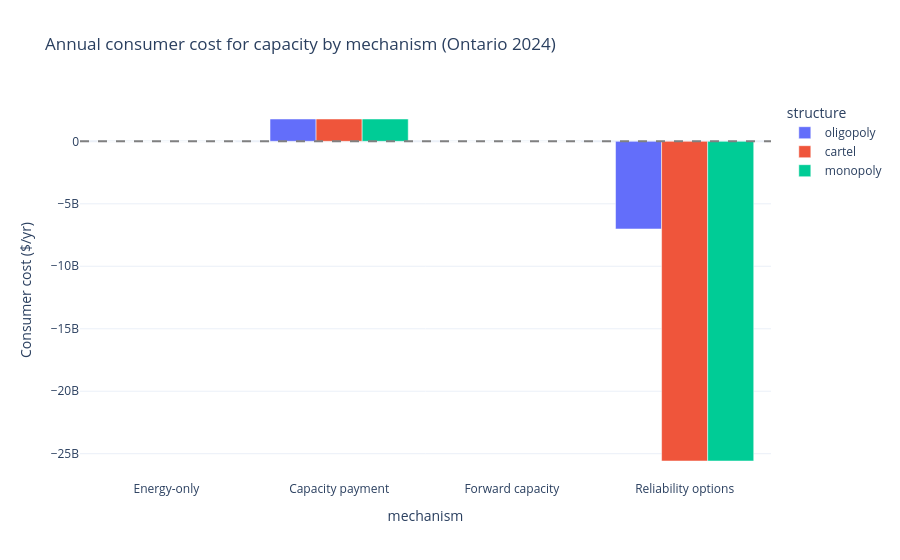
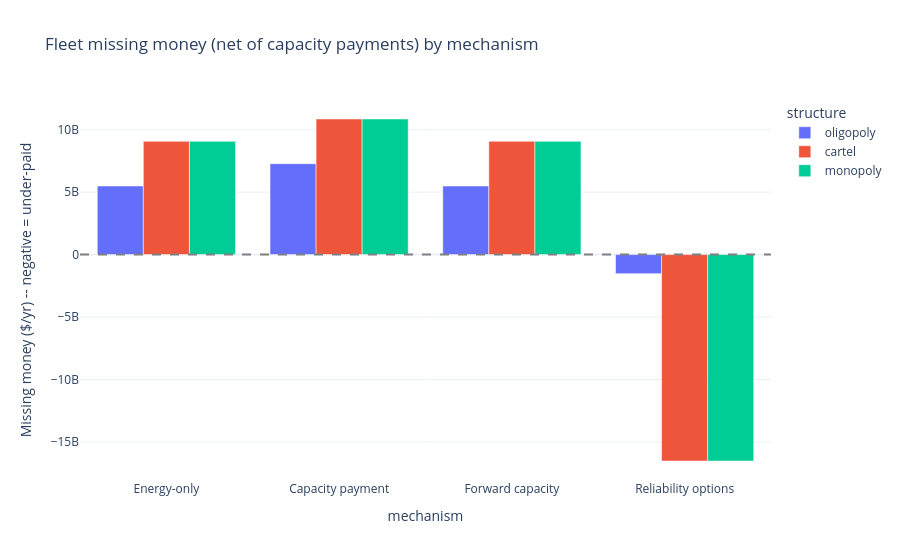

Notebook cell for these charts, in order:
### Code cell
try:
    import plotly.express as px

    fig = px.bar(
        matrix,
        x='mechanism', y='annual_consumer_cost_for_capacity',
        color='structure', barmode='group',
        title='Annual consumer cost for capacity by mechanism (Ontario 2024)',
        labels={'annual_consumer_cost_for_capacity': 'Consumer cost ($/yr)'},
        template='plotly_white',
    )
    fig.add_hline(y=0, line_dash='dash', line_color='gray')
    fig.show()

    fig2 = px.bar(
        matrix,
        x='mechanism', y='fleet_missing_money_per_year',
        color='structure', barmode='group',
        title='Fleet missing money (net of capacity payments) by mechanism',
        labels={'fleet_missing_money_per_year': 'Missing money ($/yr) -- negative = under-paid'},
        template='plotly_white',
    )
    fig2.add_hline(y=0, line_dash='dash', line_color='gray')
    fig2.show()
except ImportError:
    pass

### Figure 1 — Plotly figure (JSON) as saved in the notebook; plotly's stock layout.template omitted (floating-point values rounded to 4 significant figures)
{"data": [{"alignmentgroup": "True", "hovertemplate": "structure=oligopoly<br>mechanism=%{x}<br>Consumer cost ($/yr)=%{y}<extra></extra>", "legendgroup": "oligopoly", "marker": {"color": "#636efa", "pattern": {"shape": ""}}, "name": "oligopoly", "offsetgroup": "oligopoly", "orientation": "v", "showlegend": true, "textposition": "auto", "type": "bar", "x": ["Energy-only", "Capacity payment", "Forward capacity", "Reliability options"], "xaxis": "x", "y": [0.0, 1787000000.0, 0.0, -7014000000.0], "yaxis": "y"}, {"alignmentgroup": "True", "hovertemplate": "structure=cartel<br>mechanism=%{x}<br>Consumer cost ($/yr)=%{y}<extra></extra>", "legendgroup": "cartel", "marker": {"color": "#EF553B", "pattern": {"shape": ""}}, "name": "cartel", "offsetgroup": "cartel", "orientation": "v", "showlegend": true, "textposition": "auto", "type": "bar", "x": ["Energy-only", "Capacity payment", "Forward capacity", "Reliability options"], "xaxis": "x", "y": [0.0, 1787000000.0, 0.0, -25580000000.0], "yaxis": "y"}, {"alignmentgroup": "True", "hovertemplate": "structure=monopoly<br>mechanism=%{x}<br>Consumer cost ($/yr)=%{y}<extra></extra>", "legendgroup": "monopoly", "marker": {"color": "#00cc96", "pattern": {"shape": ""}}, "name": "monopoly", "offsetgroup": "monopoly", "orientation": "v", "showlegend": true, "textposition": "auto", "type": "bar", "x": ["Energy-only", "Capacity payment", "Forward capacity", "Reliability options"], "xaxis": "x", "y": [0.0, 1787000000.0, 0.0, -25580000000.0], "yaxis": "y"}], "layout": {"barmode": "group", "legend": {"title": {"text": "structure"}, "tracegroupgap": 0}, "shapes": [{"line": {"color": "gray", "dash": "dash"}, "type": "line", "x0": 0, "x1": 1, "xref": "x domain", "y0": 0, "y1": 0, "yref": "y"}], "title": {"text": "Annual consumer cost for capacity by mechanism (Ontario 2024)"}, "xaxis": {"anchor": "y", "domain": [0.0, 1.0], "title": {"text": "mechanism"}}, "yaxis": {"anchor": "x", "domain": [0.0, 1.0], "title": {"text": "Consumer cost ($/yr)"}}}}

### Figure 2 — Plotly figure (JSON) as saved in the notebook; plotly's stock layout.template omitted (floating-point values rounded to 4 significant figures)
{"data": [{"alignmentgroup": "True", "hovertemplate": "structure=oligopoly<br>mechanism=%{x}<br>Missing money ($/yr) -- negative = under-paid=%{y}<extra></extra>", "legendgroup": "oligopoly", "marker": {"color": "#636efa", "pattern": {"shape": ""}}, "name": "oligopoly", "offsetgroup": "oligopoly", "orientation": "v", "showlegend": true, "textposition": "auto", "type": "bar", "x": ["Energy-only", "Capacity payment", "Forward capacity", "Reliability options"], "xaxis": "x", "y": [5490000000.0, 7278000000.0, 5490000000.0, -1524000000.0], "yaxis": "y"}, {"alignmentgroup": "True", "hovertemplate": "structure=cartel<br>mechanism=%{x}<br>Missing money ($/yr) -- negative = under-paid=%{y}<extra></extra>", "legendgroup": "cartel", "marker": {"color": "#EF553B", "pattern": {"shape": ""}}, "name": "cartel", "offsetgroup": "cartel", "orientation": "v", "showlegend": true, "textposition": "auto", "type": "bar", "x": ["Energy-only", "Capacity payment", "Forward capacity", "Reliability options"], "xaxis": "x", "y": [9064000000.0, 10850000000.0, 9064000000.0, -16520000000.0], "yaxis": "y"}, {"alignmentgroup": "True", "hovertemplate": "structure=monopoly<br>mechanism=%{x}<br>Missing money ($/yr) -- negative = under-paid=%{y}<extra></extra>", "legendgroup": "monopoly", "marker": {"color": "#00cc96", "pattern": {"shape": ""}}, "name": "monopoly", "offsetgroup": "monopoly", "orientation": "v", "showlegend": true, "textposition": "auto", "type": "bar", "x": ["Energy-only", "Capacity payment", "Forward capacity", "Reliability options"], "xaxis": "x", "y": [9064000000.0, 10850000000.0, 9064000000.0, -16520000000.0], "yaxis": "y"}], "layout": {"barmode": "group", "legend": {"title": {"text": "structure"}, "tracegroupgap": 0}, "shapes": [{"line": {"color": "gray", "dash": "dash"}, "type": "line", "x0": 0, "x1": 1, "xref": "x domain", "y0": 0, "y1": 0, "yref": "y"}], "title": {"text": "Fleet missing money (net of capacity payments) by mechanism"}, "xaxis": {"anchor": "y", "domain": [0.0, 1.0], "title": {"text": "mechanism"}}, "yaxis": {"anchor": "x", "domain": [0.0, 1.0], "title": {"text": "Missing money ($/yr) -- negative = under-paid"}}}}
